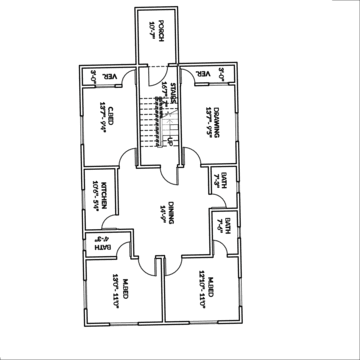
#> input picture Labs/Lab3/blueprint.jpg, 360 x 360 px
$ python task6.py
#> lines starting #> are read from the running program, lines starting #| are printed output that depends on the picture; long printed decimals are rounded
import cv2
import numpy as np
import matplotlib.pyplot as plt

image = cv2.imread("blueprint.jpg")
#> image is the input picture: shape (360, 360, 3); mean B, G, R 243.2, 243.2, 243.2

if image is None:
    print("Error: blueprint.jpg not found")
else:
    height, width = image.shape[:2]
#> height = 360; width = 360
    cx, cy = width / 2, height / 2
#> cx = 180; cy = 180

    # Similarity = scale + rotate + move
    s = 1.2                    # blueprint was too small
    angle = -20                # it was rotated randomly
    tx, ty = 50, 30            # it was in the wrong corner

    theta = np.radians(angle)
    cos_t = np.cos(theta)
    sin_t = np.sin(theta)

    # Move centre to origin
    T1 = np.float32([[1, 0, -cx],
                     [0, 1, -cy],
                     [0, 0,  1]])
#> T1 = [[1, 0, -180], [0, 1, -180], [0, 0, 1]]

    # Scale (same value for x and y, so angles stay safe)
    S = np.float32([[s, 0, 0],
                    [0, s, 0],
                    [0, 0, 1]])

    # Rotate
    R = np.float32([[cos_t, -sin_t, 0],
                    [sin_t,  cos_t, 0],
                    [0,      0,     1]])

    # Move centre back
    T2 = np.float32([[1, 0, cx],
                     [0, 1, cy],
                     [0, 0, 1]])
#> T2 = [[1, 0, 180], [0, 1, 180], [0, 0, 1]]

    # Slide to the right spot
    T3 = np.float32([[1, 0, tx],
                     [0, 1, ty],
                     [0, 0, 1]])

    # One matrix does all of it
    M_final = T3 @ T2 @ R @ S @ T1
    print("Single 3x3 matrix:\n", M_final)
#| Single 3x3 matrix:
#|  [[  1.128   0.4104 -46.850 ]
#|  [ -0.4104   1.128  80.903  ]
#|  [  0.          0.          1.       ]]

    result = cv2.warpAffine(image, M_final[:2, :], (width, height))
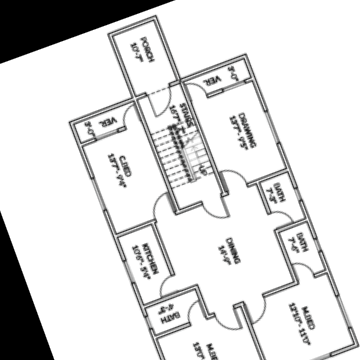
#> result: shape (360, 360, 3); mean B, G, R 220.7, 220.7, 220.6

    plt.figure(figsize=(12, 5))

    plt.subplot(1, 2, 1)
    plt.imshow(cv2.cvtColor(image, cv2.COLOR_BGR2RGB))
    plt.title("Before: Blueprint")
    plt.axis("off")

    plt.subplot(1, 2, 2)
    plt.imshow(cv2.cvtColor(result, cv2.COLOR_BGR2RGB))
    plt.title("After: Similarity Transformation")
    plt.axis("off")

    plt.tight_layout()
    plt.show()
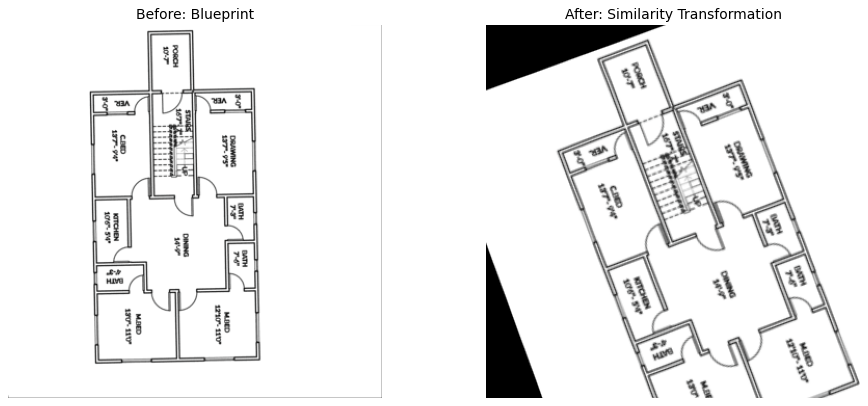
#> figure drawn by matplotlib, 2 panels
